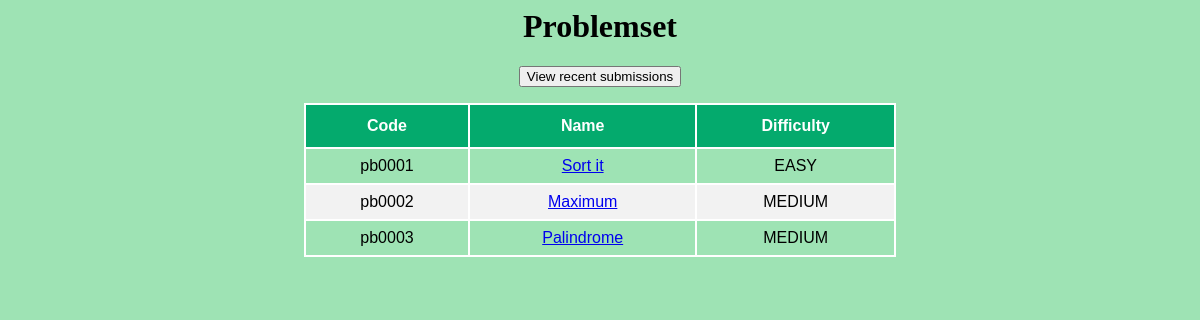
The app's page /problemset/ with its own data.
### judge/models.py (models this page shows, shortened)
class Problem(models.Model):
    class Difficulty(models.TextChoices):
        easy = "EASY"
        medium = "MEDIUM"
        hard = "HARD"
    name = models.CharField(max_length=50)
    statement = models.CharField(max_length=500)
    code = models.CharField(max_length=10)
    difficulty = models.CharField(
        max_length=6,
        choices=Difficulty.choices,
        default=Difficulty.easy
    )

### judge/views.py (the view)
# urls.py: path('problemset/', views.list_problems, name = "list_problems"),
def list_problems(request):
    problemset = Problem.objects.all()
    context = {'problemset' : problemset}
    return render(request, 'judge/problems_list.html', context)

### judge/templates/judge/problems_list.html (shortened to what this page needs)
<html>
<head>
</head>
<body align='center'>
    <h1>Problemset</h1>
    <form>
        <button formaction="/leaderboard">View recent submissions</button>
    </form>
    <table id="problems_list">
        <thead>
            <tr>
                <th>Code</th>
                <th>Name</th>
                <th>Difficulty</th>
            </tr>
        </thead>
        <tbody>
            {% for problem in problemset %}
            <tr>
                <td>{{problem.code}}</td>
                <td><a href="{% url 'detail' problem.id %}">{{problem.name}}</a></td>
                <td>{{problem.difficulty}}</td>
            </tr>
            {% endfor %}
        </tbody>
    </table>
</body>
</html>

### judge/templates/judge/problems_list.html (style rules this page uses)
body { background-color: #9EE3B4; }
#problems_list { font-family: Arial, Helvetica, sans-serif; border-collapse: collapse; width: 50%; margin: auto; border: 2px solid white; }
#problems_list td, #problems_list th { border: 2px solid white; padding: 8px; text-align: center; }
#problems_list tr:nth-child(even) { background-color: #f2f2f2; }
#problems_list th { padding-top: 12px; padding-bottom: 12px; text-align: center; background-color: #04AA6D; color: white; }

### records on screen
Problem: code "pb0001", name "Sort it", difficulty "EASY"
Problem: code "pb0002", name "Maximum", difficulty "MEDIUM"
Problem: code "pb0003", name "Palindrome", difficulty "MEDIUM"
